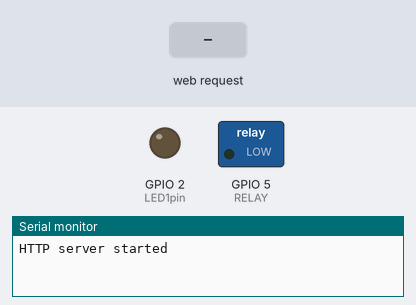
Bench run of a sketch on a simulated ESP32. Shown: switched loads named in the sketch (green lamp = pin HIGH), output pins drawn as LEDs (lit = HIGH), the last lines printed to the serial monitor. The test bench sets the inputs (shaded band).

Above: at 1.3 s.
1.4 s: HTTP request GET /led1on received
At 2.2 s:
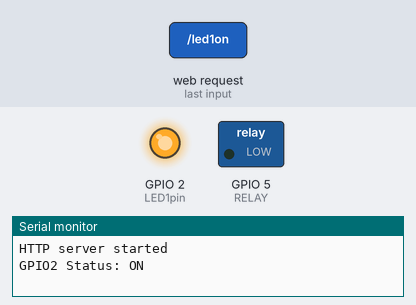
2.9 s: HTTP request GET /RELAYon received
At 3.3 s:
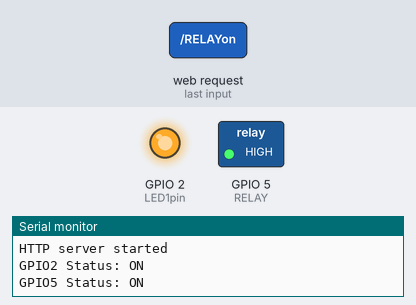
4.4 s: HTTP request GET /led1off received
At 5.6 s:
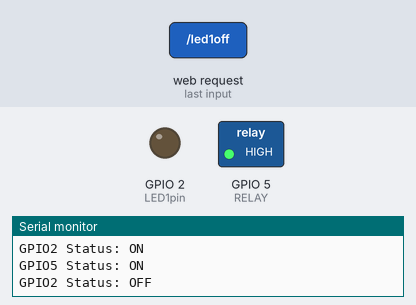
5.9 s: HTTP request GET /RELAYoff received
At 6.8 s:
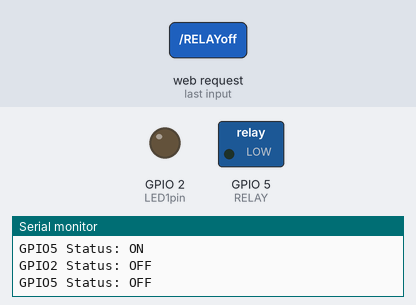
Timing chart, 0 to 8.4 s (numbered marks = the images above; inputs shaded):
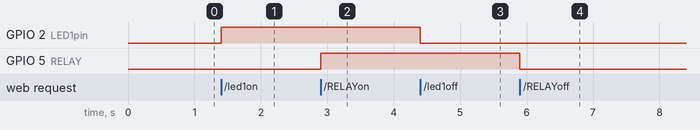

The sketch:

Create_A_Simple_ESP32_Web_Server_LED_Fan_Control.ino
```cpp
#include <WiFi.h>
#include <WebServer.h>

/* Put your SSID & Password */
const char* ssid = "ESP32";  // Enter SSID here
const char* password = "12345678";  //Enter Password here

/* Put IP Address details */
IPAddress local_ip(192,168,1,1);
IPAddress gateway(192,168,1,1);
IPAddress subnet(255,255,255,0);

WebServer server(80);

uint8_t LED1pin = 2;
bool LED1status = LOW;

uint8_t RELAY = 5;
bool RELAYstatus = LOW;

void setup() {
  Serial.begin(115200);
  pinMode(LED1pin, OUTPUT);
  pinMode(RELAY, OUTPUT);

  WiFi.softAP(ssid, password);
  WiFi.softAPConfig(local_ip, gateway, subnet);
  delay(100);

  server.on("/", handle_OnConnect);
  server.on("/led1on", handle_led1on);
  server.on("/led1off", handle_led1off);
  server.on("/RELAYon", handle_RELAYon);
  server.on("/RELAYoff", handle_RELAYoff);
  server.onNotFound(handle_NotFound);

  server.begin();
  Serial.println("HTTP server started");
}
void loop() {
  server.handleClient();
  if(LED1status)
  {digitalWrite(LED1pin, HIGH);}
  else
  {digitalWrite(LED1pin, LOW);}

  if(RELAYstatus)
  {digitalWrite(RELAY, HIGH);}
  else
  {digitalWrite(RELAY, LOW);}
}

void handle_OnConnect() {
  LED1status = LOW;
  RELAYstatus = LOW;
  Serial.println("GPIO2 Status: OFF | GPIO5 Status: OFF");
  server.send(200, "text/html", SendHTML(LED1status,RELAYstatus));
}

void handle_led1on() {
  LED1status = HIGH;
  Serial.println("GPIO2 Status: ON");
  server.send(200, "text/html", SendHTML(true,RELAYstatus));
}

void handle_led1off() {
  LED1status = LOW;
  Serial.println("GPIO2 Status: OFF");
  server.send(200, "text/html", SendHTML(false,RELAYstatus));
}

void handle_RELAYon() {
  RELAYstatus = HIGH;
  Serial.println("GPIO5 Status: ON");
  server.send(200, "text/html", SendHTML(LED1status,true));
}

void handle_RELAYoff() {
  RELAYstatus = LOW;
  Serial.println("GPIO5 Status: OFF");
  server.send(200, "text/html", SendHTML(LED1status,false));
}

void handle_NotFound(){
  server.send(404, "text/plain", "Not found");
}

String SendHTML(uint8_t led1stat,uint8_t led2stat){
  String ptr = "<!DOCTYPE html> <html>\n";
  ptr +="<head><meta name=\"viewport\" content=\"width=device-width, initial-scale=1.0, user-scalable=no\">\n";
  ptr +="<title>LED Control</title>\n";
  ptr +="<style>html { font-family: Helvetica; display: inline-block; margin: 0px auto; text-align: center;}\n";
  ptr +="body{margin-top: 50px;} h1 {color: #444444;margin: 50px auto 20px;} h3 {color: #444444;margin-bottom: 40px;} h2 {color: #444444;margin-bottom: 20px;}\n";
  ptr +=".button {display: block;width: 80px;background-color:#ff0000;border: none;color: white;padding: 13px 30px;text-decoration: none;font-size: 25px;margin: 0px auto 35px;cursor: pointer;border-radius: 4px;}\n";
  ptr +=".button-on {background-color: #ff0000;}\n";
  ptr +=".button-on:active {background-color: #0000FF;}\n";
  ptr +=".button-off {background-color: #0000FF;}\n";
  ptr +=".button-off:active {background-color: #ff0000;}\n";
  ptr +="p {font-size: 17px;color: #000000;margin-bottom: 10px;}\n";
  ptr +="</style>\n";
  ptr +="</head>\n";
  ptr +="<body>\n";
  ptr +="<h1>ESP32 WEB SERVER</h1>\n";
  ptr +="<h2>Using Access Point(AP) Mode</h2>\n";
  ptr +="<h3>~Roshan Geeks YouTube Channel~</h3>\n";

   if(led1stat)
  {ptr +="<p>LED Status: ON</p><a class=\"button button-off\" href=\"/led1off\">OFF</a>\n";}
  else
  {ptr +="<p>LED Status: OFF</p><a class=\"button button-on\" href=\"/led1on\">ON</a>\n";}

  if(led2stat)
  {ptr +="<p>RELAY SWITH Status: ON</p><a class=\"button button-off\" href=\"/RELAYoff\">OFF</a>\n";}
  else
  {ptr +="<p>RELAY SWITH Status: OFF</p><a class=\"button button-on\" href=\"/RELAYon\">ON</a>\n";}

  ptr +="</body>\n";
  ptr +="</html>\n";
  return ptr;
}
```

Measured:
- after the input at 1.4 s, GPIO 2 (LED1pin): LOW → HIGH at once
- after the input at 2.9 s, GPIO 5 (RELAY): LOW → HIGH at once
- after the input at 4.4 s, GPIO 2 (LED1pin): HIGH → LOW at once
- after the input at 5.9 s, GPIO 5 (RELAY): HIGH → LOW at once
